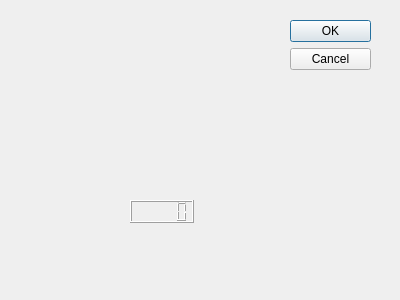
<?xml version="1.0" encoding="UTF-8"?>
<ui version="4.0">
 <class>Dialog</class>
 <widget class="QDialog" name="Dialog">
  <property name="geometry">
   <rect>
    <x>0</x>
    <y>0</y>
    <width>400</width>
    <height>300</height>
   </rect>
  </property>
  <property name="windowTitle">
   <string>Dialog</string>
  </property>
  <widget class="QDialogButtonBox" name="buttonBox">
   <property name="geometry">
    <rect>
     <x>290</x>
     <y>20</y>
     <width>81</width>
     <height>241</height>
    </rect>
   </property>
   <property name="orientation">
    <enum>Qt::Vertical</enum>
   </property>
   <property name="standardButtons">
    <set>QDialogButtonBox::Cancel|QDialogButtonBox::Ok</set>
   </property>
  </widget>
  <widget class="QLCDNumber" name="lcdNumber">
   <property name="geometry">
    <rect>
     <x>130</x>
     <y>200</y>
     <width>64</width>
     <height>23</height>
    </rect>
   </property>
  </widget>
 </widget>
 <resources/>
 <connections>
  <connection>
   <sender>buttonBox</sender>
   <signal>accepted()</signal>
   <receiver>Dialog</receiver>
   <slot>accept()</slot>
   <hints>
    <hint type="sourcelabel">
     <x>248</x>
     <y>254</y>
    </hint>
    <hint type="destinationlabel">
     <x>157</x>
     <y>274</y>
    </hint>
   </hints>
  </connection>
  <connection>
   <sender>buttonBox</sender>
   <signal>rejected()</signal>
   <receiver>Dialog</receiver>
   <slot>reject()</slot>
   <hints>
    <hint type="sourcelabel">
     <x>316</x>
     <y>260</y>
    </hint>
    <hint type="destinationlabel">
     <x>286</x>
     <y>274</y>
    </hint>
   </hints>
  </connection>
 </connections>
</ui>
